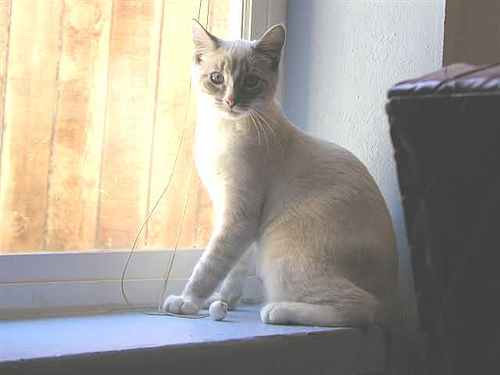
%> input picture others/refine/Pc/21.bmp, 500 x 375 px
$ octave --eval "result = cutframe(imread('refine/Pc/21.bmp'));"   (GNU Octave 9; MATLAB toolbox functions it lacks are replaced by stand-ins)
%> lines starting %> are read from the running program, lines starting %| are printed output that depends on the picture
function [ out,j ] = cutframe( im )
[w,h,dim]=size(im);
%> w = 375; h = 500; dim = 3
gray=im2double(rgb2gray(im));
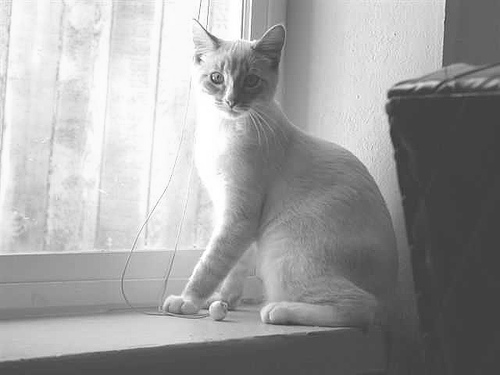
%> gray: size 375x500 double; min 0.2, max 1, mean 0.625
j=0;
for jj=1:16
%j=1;
%while(1)
    box=gray(jj:w+1-jj,jj:h+1-jj);
    rim=[gray(jj,jj:h+1-jj),gray(w+1-jj,jj:h+1-jj),gray(jj:w+1-jj,jj)',gray(jj:w+1-jj,h+1-jj)'];
    if (max(rim)-min(rim))<0.3
       j=jj;
    end
    %j=j+1;
end
%> this loop made 16 passes
%> pass 3, in cutframe, `box=gray(jj:w+1-jj,jj:h+1-jj);`:
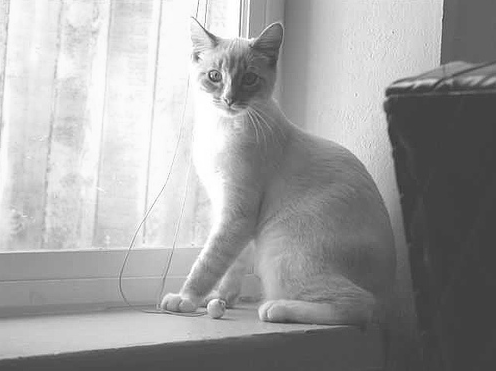
%> box: size 371x496 double; min 0.2, max 1, mean 0.626
%> after the loop, j = 0
if j>=1
    I=zeros(w-2*j,h-2*j,dim);
    for k=1:dim
        image=im(:,:,k);
        I(:,:,k)=image(j+1:w-j,j+1:h-j);
    end
    out=I;
else
    out=im;
%> out is the input picture: size 375x500x3 uint8; mean R, G, B 164.4, 158.7, 148.6
end
end
